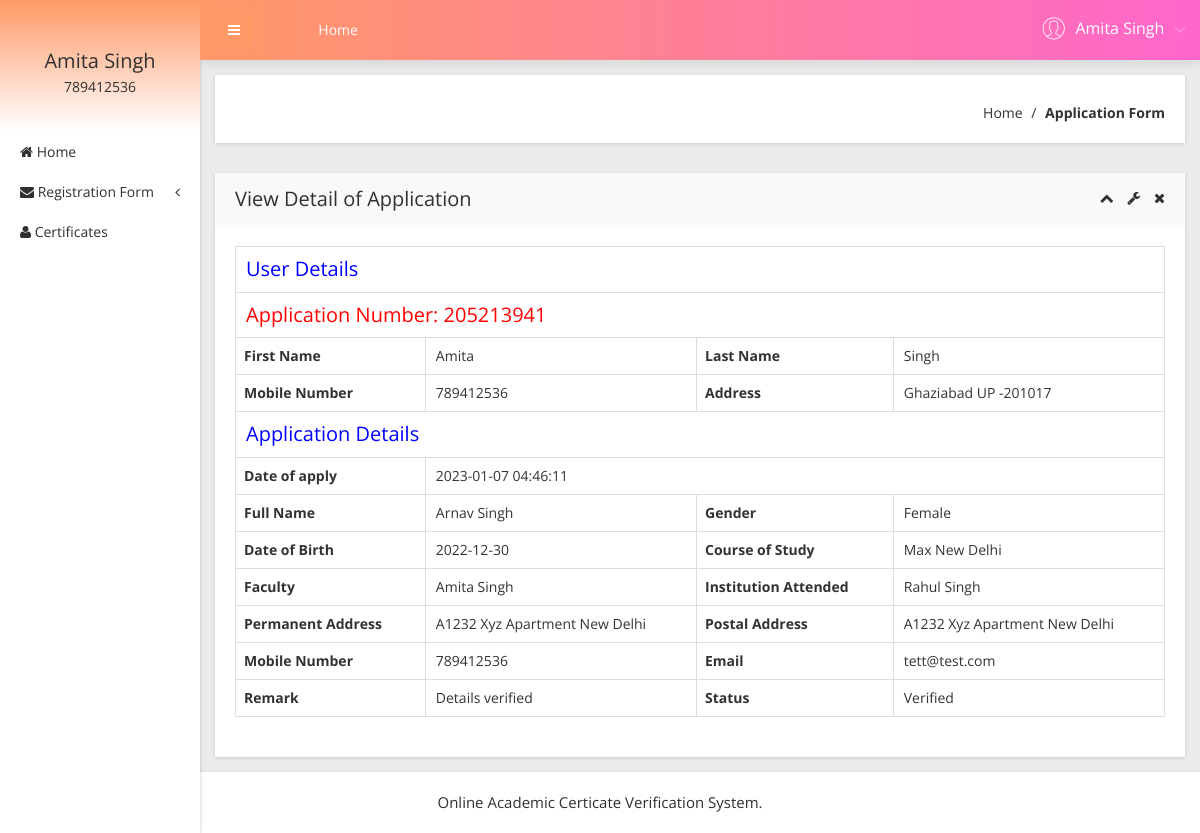
The app's page /user/view-application-detail.php?viewid=5 (signed in) with its own data.
### tables this page shows
CREATE TABLE `tbluser` (
  `ID` int(10) NOT NULL,
  `FirstName` varchar(200) DEFAULT NULL,
  `LastName` varchar(200) DEFAULT NULL,
  `MobileNumber` bigint(11) DEFAULT NULL,
  `Address` mediumtext DEFAULT NULL,
  `Password` varchar(200) NOT NULL,
  `RegDate` timestamp NULL DEFAULT current_timestamp()
);

CREATE TABLE `tblapplication` (
  `ID` int(10) NOT NULL,
  `UserID` int(5) NOT NULL,
  `ApplicationID` varchar(200) DEFAULT NULL,
  `DateofBirth` varchar(200) DEFAULT NULL,
  `Gender` varchar(50) DEFAULT NULL,
  `FullName` varchar(200) DEFAULT NULL,
  `PlaceofBirth` varchar(200) DEFAULT NULL,
  `NameofFather` varchar(200) DEFAULT NULL,
  `NameOfMother` varchar(120) DEFAULT NULL,
  `PermanentAdd` mediumtext DEFAULT NULL,
  `PostalAdd` mediumtext DEFAULT NULL,
  `MobileNumber` bigint(10) DEFAULT NULL,
  `Email` varchar(200) DEFAULT NULL,
  `Dateofapply` timestamp NULL DEFAULT current_timestamp(),
  `Remark` varchar(200) DEFAULT NULL,
  `Status` varchar(50) DEFAULT NULL,
  `UpdationDate` timestamp NULL DEFAULT NULL ON UPDATE current_timestamp()
);

### user/view-application-detail.php (the view, shortened to what this page needs)
<?php
include('includes/dbconnection.php');
if (strlen($_SESSION['obcsuid']==0)) {
  header('location:logout.php');
  } else{
  ?>
<!doctype html>
<html class="no-js" lang="en">
<head>
    <link rel="stylesheet" href="css/bootstrap.min.css">
    <link rel="stylesheet" href="css/font-awesome.min.css">
    <link rel="stylesheet" href="css/adminpro-custon-icon.css">
    <link rel="stylesheet" href="css/meanmenu.min.css">
    <link rel="stylesheet" href="css/jquery.mCustomScrollbar.min.css">
    <link rel="stylesheet" href="css/animate.css">
    <link rel="stylesheet" href="css/data-table/bootstrap-table.css">
    <link rel="stylesheet" href="css/data-table/bootstrap-editable.css">
    <link rel="stylesheet" href="css/normalize.css">
    <link rel="stylesheet" href="css/c3.min.css">
    <link rel="stylesheet" href="style.css">
    <link rel="stylesheet" href="css/responsive.css">
</head>
<body class="materialdesign">
    <div class="wrapper-pro">
      <?php include_once('includes/sidebar.php');?>
        <?php include_once('includes/header.php');?>
            <div class="breadcome-area mg-b-30 small-dn">
                <div class="container-fluid">
                    <div class="row">
                        <div class="col-lg-12">
                            <div class="breadcome-list shadow-reset">
                                <div class="row">
                                    <div class="col-lg-12">
                                        <ul class="breadcome-menu">
                                            <li><a href="dashboard.php">Home</a> <span class="bread-slash">/</span>
                                            </li>
                                            <li><span class="bread-blod">Application Form</span>
                                            </li>
                                        </ul>
                                    </div>
                                </div>
                            </div>
                        </div>
                    </div>
                </div>
            </div>
            <div class="data-table-area mg-b-15">
                <div class="container-fluid">
                    <div class="row">
                        <div class="col-lg-12">
                            <div class="sparkline13-list shadow-reset">
                                <div class="sparkline13-hd">
                                    <div class="main-sparkline13-hd">
                                        <h1>View <span class="table-project-n">Detail of</span> Application</h1>
                                        <div class="sparkline13-outline-icon">
                                            <span class="sparkline13-collapse-link"><i class="fa fa-chevron-up"></i></span>
                                            <span><i class="fa fa-wrench"></i></span>
                                            <span class="sparkline13-collapse-close"><i class="fa fa-times"></i></span>
                                        </div>
                                    </div>
                                </div>
                                <div class="sparkline13-graph">
                                    <div class="datatable-dashv1-list custom-datatable-overright">
                                         <?php
                               $vid=$_GET['viewid'];
$sql="SELECT tblapplication.*,tbluser.FirstName,tbluser.LastName,tbluser.MobileNumber,tbluser.Address from  tblapplication join  tbluser on tblapplication.UserID=tbluser.ID where tblapplication.ID=:vid";
$query = $dbh -> prepare($sql);
$query-> bindParam(':vid', $vid, PDO::PARAM_STR);
$query->execute();
$results=$query->fetchAll(PDO::FETCH_OBJ);
if($query->rowCount() > 0)
{
foreach($results as $row)
{               ?>
                                <table border="1" class="table table-bordered">
 <tr align="center">
<td colspan="4" style="font-size:20px;color:blue">
 User Details</td></tr>
<tr align="center">
<td colspan="4" style="font-size:20px;color:red">
 Application Number:   <?php  echo $row->ApplicationID;?></td></tr>
    <tr>
    <th scope>First Name</th>
    <td><?php  echo $row->FirstName;?></td>
    <th scope>Last Name</th>
    <td><?php  echo $row->LastName;?></td>
  </tr>
  <tr>
    <th scope>Mobile Number</th>
    <td><?php  echo $row->MobileNumber;?></td>
    <th>Address</th>
    <td><?php  echo $row->Address;?></td>
  </tr>
<tr align="center">
<td colspan="4" style="font-size:20px;color:blue">
 Application Details</td></tr>
 <tr>
         <th scope>Date of apply</th>
    <td colspan="3"><?php  echo $row->Dateofapply;?></td>
 </tr>
 <tr>
    <th scope>Full Name</th>
    <td><?php  echo $row->FullName;?></td>
    <th scope>Gender</th>
    <td><?php  echo $row->Gender;?></td>
  </tr>
   <tr>
    <th scope>Date of Birth</th>
    <td><?php  echo $row->DateofBirth;?></td>
    <th scope>Course of Study</th>
    <td><?php  echo $row->PlaceofBirth;?></td>
  </tr>
  <tr>
    <th scope>Faculty</th>
    <td><?php  echo $row->NameOfMother;?></td>
       <th scope>Institution Attended</th>
    <td><?php  echo $row->NameofFather;?></td>
  </tr>
   <tr>
<th scope>Permanent Address</th>
    <td><?php  echo $row->PermanentAdd;?></td>
    <th scope>Postal Address</th>
    <td><?php  echo $row->PostalAdd;?></td>
  </tr>
   <tr>
        <th scope>Mobile Number</th>
    <td><?php  echo $row->MobileNumber;?></td>
    <th scope>Email</th>
    <td><?php  echo $row->Email;?></td>
  </tr>
  <tr>
    <th scope>Remark</th>
    <?php if($row->Remark==""){ ?>
                     <td><?php echo "Your apllication still pending"; ?></td>
<?php } else { ?>                  <td><?php  echo htmlentities($row->Remark);?>
                  </td>
                  <?php } ?>
    <th scope>Status</th>
    <?php if($row->Status==""){ ?>
                     <td><?php echo "Pending"; ?></td>
<?php } else { ?>                  <td><?php  echo htmlentities($row->Status);?>
                  </td>
                  <?php } ?>
  </tr>
  <?php }}?>
</table>
                                    </div>
                                </div>
                            </div>
                        </div>
                    </div>
                </div>
            </div>
        </div>
    </div>
  <?php include_once('includes/footer.php');?>
</body>
</html><?php }  ?>

### user/includes/sidebar.php (shortened to what this page needs)
        <?php
include('includes/dbconnection.php');
if (strlen($_SESSION['obcsuid']==0)) {
  header('location:logout.php');
  } else{
  ?>
  <div class="left-sidebar-pro">
            <nav id="sidebar">
                <div class="sidebar-header">
                     <?php
$uid=$_SESSION['obcsuid'];
$sql="SELECT FirstName,LastName,MobileNumber from  tbluser where ID=:uid";
$query = $dbh -> prepare($sql);
$query->bindParam(':uid',$uid,PDO::PARAM_STR);
$query->execute();
$results=$query->fetchAll(PDO::FETCH_OBJ);
$cnt=1;
if($query->rowCount() > 0)
{
foreach($results as $row)
{               ?>
                    <h3><?php  echo $row->FirstName;?>  <?php  echo $row->LastName;?></h3>
                    <p><?php  echo $row->MobileNumber;?></p><?php $cnt=$cnt+1;}} ?>
                </div>
                <div class="left-custom-menu-adp-wrap">
                    <ul class="nav navbar-nav left-sidebar-menu-pro">
                        <li class="nav-item">
                            <a href="dashboard.php" role="button" aria-expanded="false"><i class="fa big-icon fa-home"></i> <span class="mini-dn">Home</span> </a>
                        </li>
                        <li class="nav-item"><a href="#" data-toggle="dropdown" role="button" aria-expanded="false" class="nav-link dropdown-toggle"><i class="fa big-icon fa-envelope"></i> <span class="mini-dn">Registration Form</span> <span class="indicator-right-menu mini-dn"><i class="fa indicator-mn fa-angle-left"></i></span></a>
                        </li>
                       <li class="nav-item">
                            <a href="certificates-list.php" role="button" aria-expanded="false"><i class="fa big-icon fa-user"></i> <span class="mini-dn">Certificates</span> </a>
                        </li>
                    </ul>
                </div>
            </nav>
        </div><?php }  ?>

### user/includes/header.php (shortened to what this page needs)
       <?php
include('includes/dbconnection.php');
if (strlen($_SESSION['obcsuid']==0)) {
  header('location:logout.php');
  } else{
  ?>
 <div class="content-inner-all">
            <div class="header-top-area">
                <div class="fixed-header-top">
                    <div class="container-fluid">
                        <div class="row">
                            <div class="col-lg-1 col-md-6 col-sm-6 col-xs-12">
                                <button type="button" id="sidebarCollapse" class="btn bar-button-pro header-drl-controller-btn btn-info navbar-btn">
                                    <i class="fa fa-bars"></i>
                                </button>
                            </div>
                            <div class="col-lg-6 col-md-1 col-sm-1 col-xs-12">
                                <div class="header-top-menu tabl-d-n">
                                    <ul class="nav navbar-nav mai-top-nav">
                                        <li class="nav-item"><a href="dashboard.php" class="nav-link">Home</a>
                                        </li>
                                    </ul>
                                </div>
                            </div>
                            <div class="col-lg-5 col-md-5 col-sm-6 col-xs-12">
                                <div class="header-right-info">
                                    <ul class="nav navbar-nav mai-top-nav header-right-menu">
                                <?php
$uid=$_SESSION['obcsuid'];
$sql="SELECT FirstName,LastName,MobileNumber from  tbluser where ID=:uid";
$query = $dbh -> prepare($sql);
$query->bindParam(':uid',$uid,PDO::PARAM_STR);
$query->execute();
$results=$query->fetchAll(PDO::FETCH_OBJ);
$cnt=1;
if($query->rowCount() > 0)
{
foreach($results as $row)
{               ?>
                                        <li class="nav-item">
                                            <a href="#" data-toggle="dropdown" role="button" aria-expanded="false" class="nav-link dropdown-toggle">
                                                <span class="adminpro-icon adminpro-user-rounded header-riht-inf"></span>
                                                <span class="admin-name"><?php  echo $row->FirstName;?>  <?php  echo $row->LastName;?> </span>
                                                <span class="author-project-icon adminpro-icon adminpro-down-arrow"></span><?php $cnt=$cnt+1;}} ?>
                                            </a>
                                        </li>
                                    </ul>
                                </div>
                            </div>
                        </div>
                    </div>
                </div>
            </div><?php }  ?>

### records on screen
tbluser: FirstName "Amita", LastName "Singh", MobileNumber "789412536"
tblapplication: ApplicationID "205213941", UserID.FirstName "Amita", UserID.LastName "Singh", UserID.MobileNumber "789412536", UserID.Address "Ghaziabad UP -201017", Dateofapply "2023-01-07 04:46:11", FullName "Arnav Singh", Gender "Female", DateofBirth "2022-12-30", PlaceofBirth "Max New Delhi", NameOfMother "Amita Singh", NameofFather "Rahul Singh", PermanentAdd "A1232 Xyz Apartment New Delhi", PostalAdd "A1232 Xyz Apartment New Delhi", Email "tett@test.com", Remark "Details verified", Status "Verified"
